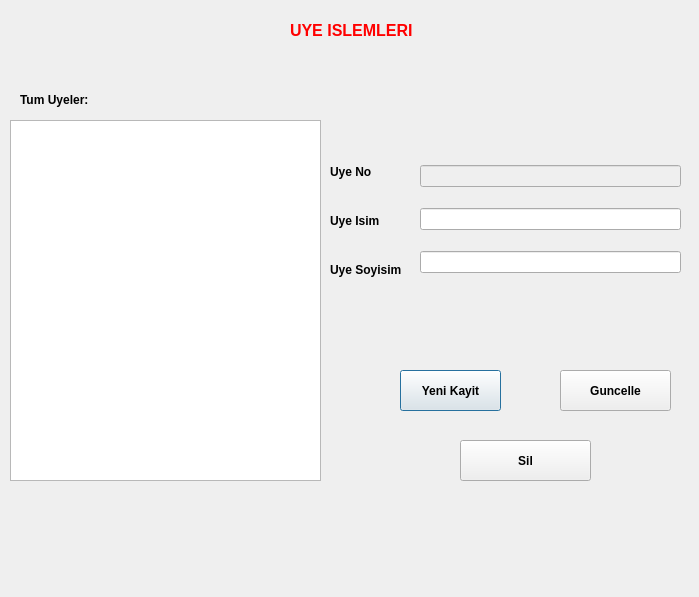
<?xml version="1.0" encoding="UTF-8"?>
<ui version="4.0">
 <class>uyeler</class>
 <widget class="QDialog" name="uyeler">
  <property name="geometry">
   <rect>
    <x>0</x>
    <y>0</y>
    <width>699</width>
    <height>597</height>
   </rect>
  </property>
  <property name="windowTitle">
   <string>Dialog</string>
  </property>
  <widget class="QTableView" name="uyeler_tablo">
   <property name="geometry">
    <rect>
     <x>10</x>
     <y>120</y>
     <width>311</width>
     <height>361</height>
    </rect>
   </property>
  </widget>
  <widget class="QLabel" name="label">
   <property name="geometry">
    <rect>
     <x>20</x>
     <y>90</y>
     <width>101</width>
     <height>20</height>
    </rect>
   </property>
   <property name="font">
    <font>
     <bold>true</bold>
    </font>
   </property>
   <property name="text">
    <string>Tum Uyeler:</string>
   </property>
  </widget>
  <widget class="QLabel" name="label_5">
   <property name="geometry">
    <rect>
     <x>290</x>
     <y>20</y>
     <width>141</width>
     <height>20</height>
    </rect>
   </property>
   <property name="palette">
    <palette>
     <active>
      <colorrole role="WindowText">
       <brush brushstyle="SolidPattern">
        <color alpha="255">
         <red>255</red>
         <green>0</green>
         <blue>0</blue>
        </color>
       </brush>
      </colorrole>
     </active>
     <inactive>
      <colorrole role="WindowText">
       <brush brushstyle="SolidPattern">
        <color alpha="255">
         <red>255</red>
         <green>0</green>
         <blue>0</blue>
        </color>
       </brush>
      </colorrole>
     </inactive>
     <disabled/>
    </palette>
   </property>
   <property name="font">
    <font>
     <pointsize>12</pointsize>
     <bold>true</bold>
    </font>
   </property>
   <property name="text">
    <string>UYE ISLEMLERI</string>
   </property>
  </widget>
  <widget class="QPushButton" name="yeni_kayit">
   <property name="geometry">
    <rect>
     <x>400</x>
     <y>370</y>
     <width>101</width>
     <height>41</height>
    </rect>
   </property>
   <property name="font">
    <font>
     <bold>true</bold>
    </font>
   </property>
   <property name="text">
    <string>Yeni Kayit</string>
   </property>
  </widget>
  <widget class="QPushButton" name="guncelle">
   <property name="geometry">
    <rect>
     <x>560</x>
     <y>370</y>
     <width>111</width>
     <height>41</height>
    </rect>
   </property>
   <property name="font">
    <font>
     <bold>true</bold>
    </font>
   </property>
   <property name="text">
    <string>Guncelle</string>
   </property>
  </widget>
  <widget class="QPushButton" name="sil">
   <property name="geometry">
    <rect>
     <x>460</x>
     <y>440</y>
     <width>131</width>
     <height>41</height>
    </rect>
   </property>
   <property name="font">
    <font>
     <bold>true</bold>
    </font>
   </property>
   <property name="text">
    <string>Sil</string>
   </property>
  </widget>
  <widget class="QWidget" name="">
   <property name="geometry">
    <rect>
     <x>330</x>
     <y>150</y>
     <width>87</width>
     <height>141</height>
    </rect>
   </property>
   <layout class="QVBoxLayout" name="verticalLayout">
    <item>
     <widget class="QLabel" name="label_2">
      <property name="font">
       <font>
        <bold>true</bold>
       </font>
      </property>
      <property name="text">
       <string>Uye No</string>
      </property>
     </widget>
    </item>
    <item>
     <widget class="QLabel" name="label_3">
      <property name="font">
       <font>
        <bold>true</bold>
       </font>
      </property>
      <property name="text">
       <string>Uye Isim</string>
      </property>
     </widget>
    </item>
    <item>
     <widget class="QLabel" name="label_4">
      <property name="font">
       <font>
        <bold>true</bold>
       </font>
      </property>
      <property name="text">
       <string>Uye Soyisim</string>
      </property>
     </widget>
    </item>
   </layout>
  </widget>
  <widget class="QWidget" name="">
   <property name="geometry">
    <rect>
     <x>420</x>
     <y>150</y>
     <width>261</width>
     <height>141</height>
    </rect>
   </property>
   <layout class="QVBoxLayout" name="verticalLayout_2">
    <item>
     <widget class="QLineEdit" name="uyeler_no">
      <property name="enabled">
       <bool>false</bool>
      </property>
     </widget>
    </item>
    <item>
     <widget class="QLineEdit" name="uyeler_isim"/>
    </item>
    <item>
     <widget class="QLineEdit" name="uyeler_soysism"/>
    </item>
   </layout>
  </widget>
 </widget>
 <resources/>
 <connections/>
</ui>
